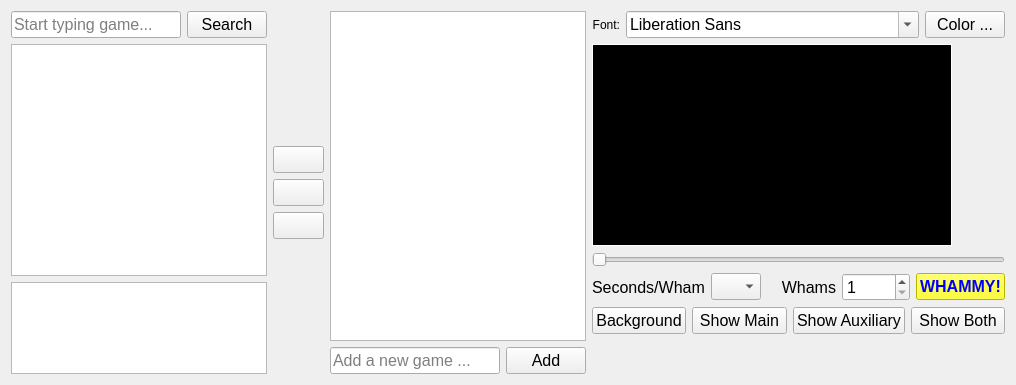
      <widget class="QWidget" name="gamesTab">
       <attribute name="title">
        <string>Games</string>
       </attribute>
       <layout class="QHBoxLayout" name="gamesTabHL">
        <item>
         <layout class="QVBoxLayout" name="gamesTreeViewVL">
          <item>
           <layout class="QHBoxLayout" name="searchGameHL">
            <item>
             <widget class="QLineEdit" name="gameSearchLE">
              <property name="font">
               <font>
                <pointsize>12</pointsize>
               </font>
              </property>
              <property name="placeholderText">
               <string>Start typing game...</string>
              </property>
             </widget>
            </item>
            <item>
             <widget class="QPushButton" name="searchGamePB">
              <property name="font">
               <font>
                <pointsize>12</pointsize>
               </font>
              </property>
              <property name="text">
               <string>Search</string>
              </property>
             </widget>
            </item>
           </layout>
          </item>
          <item>
           <widget class="QTreeView" name="gamesTreeView"/>
          </item>
          <item>
           <widget class="QTextEdit" name="gameDescriptionTE">
            <property name="sizePolicy">
             <sizepolicy hsizetype="Expanding" vsizetype="Maximum">
              <horstretch>0</horstretch>
              <verstretch>0</verstretch>
             </sizepolicy>
            </property>
            <property name="minimumSize">
             <size>
              <width>50</width>
              <height>0</height>
             </size>
            </property>
            <property name="maximumSize">
             <size>
              <width>16777215</width>
              <height>92</height>
             </size>
            </property>
            <property name="font">
             <font>
              <pointsize>12</pointsize>
             </font>
            </property>
            <property name="readOnly">
             <bool>true</bool>
            </property>
            <property name="textInteractionFlags">
             <set>Qt::NoTextInteraction</set>
            </property>
           </widget>
          </item>
         </layout>
        </item>
        <item>
         <layout class="QVBoxLayout" name="gameArrowVL">
          <item>
           <spacer name="gameArrowBottomSPR">
            <property name="orientation">
             <enum>Qt::Vertical</enum>
            </property>
            <property name="sizeHint" stdset="0">
             <size>
              <width>20</width>
              <height>40</height>
             </size>
            </property>
           </spacer>
          </item>
          <item>
           <widget class="QPushButton" name="gametoListPB">
            <property name="minimumSize">
             <size>
              <width>50</width>
              <height>0</height>
             </size>
            </property>
            <property name="font">
             <font>
              <pointsize>12</pointsize>
             </font>
            </property>
            <property name="text">
             <string/>
            </property>
           </widget>
          </item>
          <item>
           <widget class="QPushButton" name="removeGamePB">
            <property name="minimumSize">
             <size>
              <width>50</width>
              <height>0</height>
             </size>
            </property>
            <property name="font">
             <font>
              <pointsize>12</pointsize>
             </font>
            </property>
            <property name="text">
             <string/>
            </property>
           </widget>
          </item>
          <item>
           <widget class="QPushButton" name="removeAllGamesPB">
            <property name="minimumSize">
             <size>
              <width>50</width>
              <height>0</height>
             </size>
            </property>
            <property name="font">
             <font>
              <pointsize>12</pointsize>
             </font>
            </property>
            <property name="text">
             <string/>
            </property>
           </widget>
          </item>
          <item>
           <spacer name="gameArrowTopSPR">
            <property name="orientation">
             <enum>Qt::Vertical</enum>
            </property>
            <property name="sizeHint" stdset="0">
             <size>
              <width>20</width>
              <height>40</height>
             </size>
            </property>
           </spacer>
          </item>
         </layout>
        </item>
        <item>
         <layout class="QVBoxLayout" name="gameListVL">
          <item>
           <widget class="QListWidget" name="gamesLW"/>
          </item>
          <item>
           <layout class="QHBoxLayout" name="addGameHL">
            <item>
             <widget class="QLineEdit" name="addGameLE">
              <property name="font">
               <font>
                <pointsize>12</pointsize>
               </font>
              </property>
              <property name="placeholderText">
               <string>Add a new game ...</string>
              </property>
             </widget>
            </item>
            <item>
             <widget class="QPushButton" name="addGamePB">
              <property name="font">
               <font>
                <pointsize>12</pointsize>
               </font>
              </property>
              <property name="text">
               <string>Add</string>
              </property>
             </widget>
            </item>
           </layout>
          </item>
         </layout>
        </item>
        <item>
         <layout class="QVBoxLayout" name="gamePreviewVL">
          <item>
           <layout class="QHBoxLayout" name="gameFontHL">
            <property name="sizeConstraint">
             <enum>QLayout::SetDefaultConstraint</enum>
            </property>
            <item>
             <widget class="QLabel" name="gameFontLBL">
              <property name="text">
               <string>Font:</string>
              </property>
              <property name="alignment">
               <set>Qt::AlignRight|Qt::AlignTrailing|Qt::AlignVCenter</set>
              </property>
             </widget>
            </item>
            <item>
             <widget class="QFontComboBox" name="gameTextFontCB">
              <property name="font">
               <font>
                <pointsize>12</pointsize>
               </font>
              </property>
             </widget>
            </item>
            <item>
             <widget class="QPushButton" name="gameTextColorPB">
              <property name="font">
               <font>
                <pointsize>12</pointsize>
               </font>
              </property>
              <property name="text">
               <string>Color ...</string>
              </property>
             </widget>
            </item>
           </layout>
          </item>
          <item>
           <layout class="QVBoxLayout" name="gameImageVL">
            <item>
             <widget class="QLabel" name="gameBackgroundLBL">
              <property name="sizePolicy">
               <sizepolicy hsizetype="Fixed" vsizetype="Minimum">
                <horstretch>0</horstretch>
                <verstretch>0</verstretch>
               </sizepolicy>
              </property>
              <property name="minimumSize">
               <size>
                <width>360</width>
                <height>202</height>
               </size>
              </property>
              <property name="maximumSize">
               <size>
                <width>360</width>
                <height>202</height>
               </size>
              </property>
              <property name="styleSheet">
               <string notr="true">color: rgb(255, 255, 255);
background-color: rgb(0, 0, 0);</string>
              </property>
              <property name="frameShape">
               <enum>QFrame::Box</enum>
              </property>
              <property name="text">
               <string/>
              </property>
             </widget>
            </item>
            <item>
             <widget class="QSlider" name="gameTextSLD">
              <property name="minimum">
               <number>10</number>
              </property>
              <property name="maximum">
               <number>100</number>
              </property>
              <property name="value">
               <number>10</number>
              </property>
              <property name="orientation">
               <enum>Qt::Horizontal</enum>
              </property>
             </widget>
            </item>
            <item>
             <layout class="QHBoxLayout" name="gameWhammyHL">
              <item>
               <widget class="QLabel" name="secPerGameWhamLBL">
                <property name="font">
                 <font>
                  <pointsize>12</pointsize>
                 </font>
                </property>
                <property name="text">
                 <string>Seconds/Wham</string>
                </property>
               </widget>
              </item>
              <item>
               <widget class="QComboBox" name="secsPerGameWhamCB">
                <property name="sizePolicy">
                 <sizepolicy hsizetype="MinimumExpanding" vsizetype="Fixed">
                  <horstretch>0</horstretch>
                  <verstretch>0</verstretch>
                 </sizepolicy>
                </property>
                <property name="maximumSize">
                 <size>
                  <width>50</width>
                  <height>16777215</height>
                 </size>
                </property>
                <property name="font">
                 <font>
                  <pointsize>12</pointsize>
                 </font>
                </property>
                <property name="currentIndex">
                 <number>-1</number>
                </property>
                <property name="maxVisibleItems">
                 <number>3</number>
                </property>
                <property name="minimumContentsLength">
                 <number>1</number>
                </property>
               </widget>
              </item>
              <item>
               <widget class="QLabel" name="gamesWhammyLBL">
                <property name="font">
                 <font>
                  <pointsize>12</pointsize>
                 </font>
                </property>
                <property name="text">
                 <string>Whams</string>
                </property>
                <property name="alignment">
                 <set>Qt::AlignRight|Qt::AlignTrailing|Qt::AlignVCenter</set>
                </property>
                <property name="margin">
                 <number>4</number>
                </property>
               </widget>
              </item>
              <item>
               <widget class="QSpinBox" name="gameWhammysSB">
                <property name="font">
                 <font>
                  <pointsize>12</pointsize>
                 </font>
                </property>
                <property name="minimum">
                 <number>1</number>
                </property>
               </widget>
              </item>
              <item>
               <widget class="QPushButton" name="gameWhammyPB">
                <property name="font">
                 <font>
                  <family>Segoe UI</family>
                  <pointsize>12</pointsize>
                  <italic>false</italic>
                  <bold>true</bold>
                 </font>
                </property>
                <property name="styleSheet">
                 <string notr="true">color: rgb(0, 0, 255);
font: 700 12pt &quot;Segoe UI&quot;;
background-color: rgb(255, 255, 0);</string>
                </property>
                <property name="text">
                 <string>WHAMMY!</string>
                </property>
               </widget>
              </item>
             </layout>
            </item>
           </layout>
          </item>
          <item>
           <layout class="QHBoxLayout" name="horizontalLayout_5">
            <item>
             <widget class="QPushButton" name="loadBackgroundPB">
              <property name="font">
               <font>
                <pointsize>12</pointsize>
               </font>
              </property>
              <property name="text">
               <string>Background</string>
              </property>
             </widget>
            </item>
            <item>
             <widget class="QPushButton" name="gameToMainShowPB">
              <property name="font">
               <font>
                <pointsize>12</pointsize>
               </font>
              </property>
              <property name="text">
               <string>Show Main</string>
              </property>
             </widget>
            </item>
            <item>
             <widget class="QPushButton" name="gameToAuxShowPB">
              <property name="font">
               <font>
                <pointsize>12</pointsize>
               </font>
              </property>
              <property name="text">
               <string>Show Auxiliary</string>
              </property>
             </widget>
            </item>
            <item>
             <widget class="QPushButton" name="gameToBothShowPB">
              <property name="font">
               <font>
                <pointsize>12</pointsize>
               </font>
              </property>
              <property name="text">
               <string>Show Both</string>
              </property>
             </widget>
            </item>
           </layout>
          </item>
          <item>
           <spacer name="gamePreviewSPR">
            <property name="orientation">
             <enum>Qt::Vertical</enum>
            </property>
            <property name="sizeHint" stdset="0">
             <size>
              <width>20</width>
              <height>40</height>
             </size>
            </property>
           </spacer>
          </item>
         </layout>
        </item>
       </layout>
      </widget>
